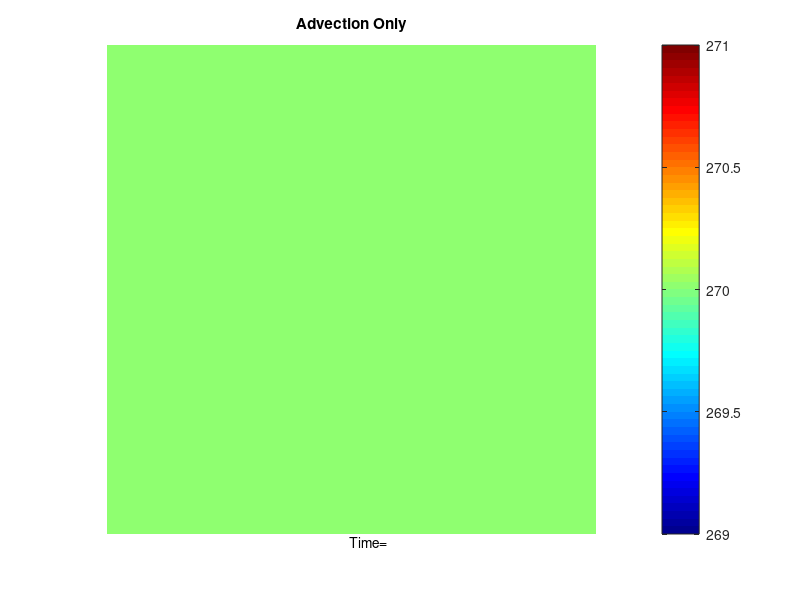

MATLAB code for this plot: (Note: this script raises an error after producing the figure.)
% Test for advection only (u and v are both non-zeros resulting in diagonal
% movement

clear all;
close all;
clc;

tF = 20;     % Simulation time, modify accordingly

h = 1;       % 1x1
l = 1;
dt = 0.001;  % Small enough to not cause instability
dx = 0.01;
dy = 0.01;

Nx = l/dx;
Ny = h/dy;
Nt = tF/dt;

alpha = 0; % Disable diffusion

u_array = 0.2*ones(Ny,Nx);  % u and v are the same, thus the heat moves diagonally
v_array = 0.2*ones(Ny,Nx);
T_array = 270*ones(Ny,Nx);
f_array = zeros(Ny,Nx);

% Preparation for plotting
hfig = figure;
hold on
clims = [250 850];
im = imagesc( T_array, clims);
colormap(jet);
colorbar;
axis off equal;
hold on;
title('Advection Only');

htext = text(Nx/2, -1, 'Time=');
htext.FontWeight = 'bold';

for k = 1 : Nt
    T_array = apply_bc(T_array, dx, dy, ...
        ["Dirichlet", "Dirichlet", "Dirichlet", "Dirichlet"], ...
        [270, 270, 270, 270]);
    
    T_array(1:10,1:10) = 800; % Bottom-left corner wall
    
    T_array = advection_diffusion_solver(T_array, ...
        u_array, ...
        v_array, ...
        dt, ...
        dx, ...
        dy, ...
        alpha, ...
        f_array);
    
    if mod(k-1,1000) == 0
        im.CData = T_array;
        htext.String = ['Time=', num2str((k-1)*dt),'s'] ;
        drawnow;
        write2gif(hfig, k, 'advection_only.gif');
    end
end